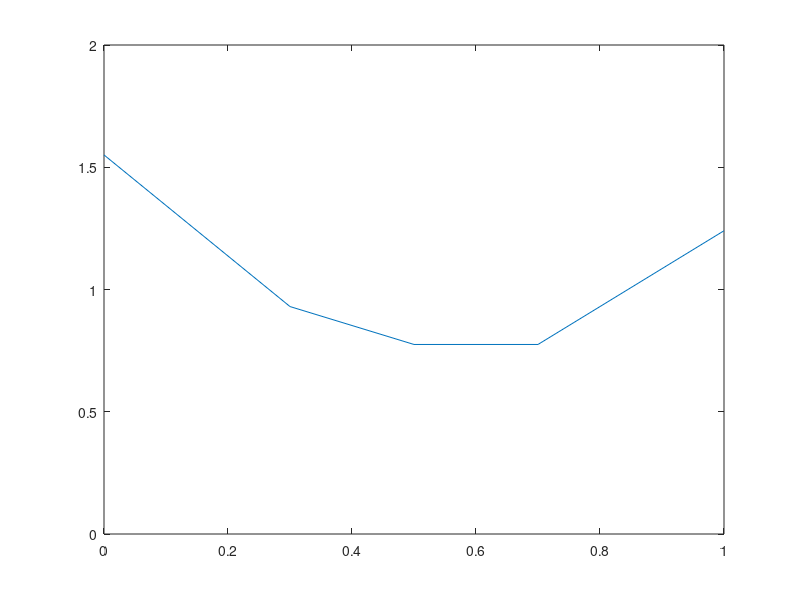

MATLAB code to generate this figure: (Note: this script raises an error after producing the figure.)
% Creates a plot for use in reports

clf
clear all
x = [0,0.3,0.5,0.7,1];
M = [0.5,0.3,0.25,0.25,0.4];
M=M./trapz(x,M);
plot(x,M)
ylim([0,2])
Monitor.type='points';
Monitor.x = x;
Monitor.M = M;
hold on
xi=Eqd1dExact(x,Monitor);
ML=interp1(x,M,xi);
for ii = 1:5
  plot([xi(ii) xi(ii)],[ML(ii) 0],'r-')
end
plot(x,M,'bo','MarkerFacecolor','b')
plot(xi,ML,'ro','MarkerFacecolor','r')

xi2=Eqd1dExact(x(1:(end-1)),Monitor);
ML2=interp1(x,M,xi2);
for ii = 1:4
  plot([xi2(ii) xi2(ii)],[ML2(ii) 0],'g-')
end
plot(xi2,ML2,'go','MarkerFacecolor','g')

title(['Equidistribution over a piecewise linear Monitor Function '...
    '\newline with 3 intervals (green) and 4 intervals (red).'])
ylabel('M')
xlabel('x')